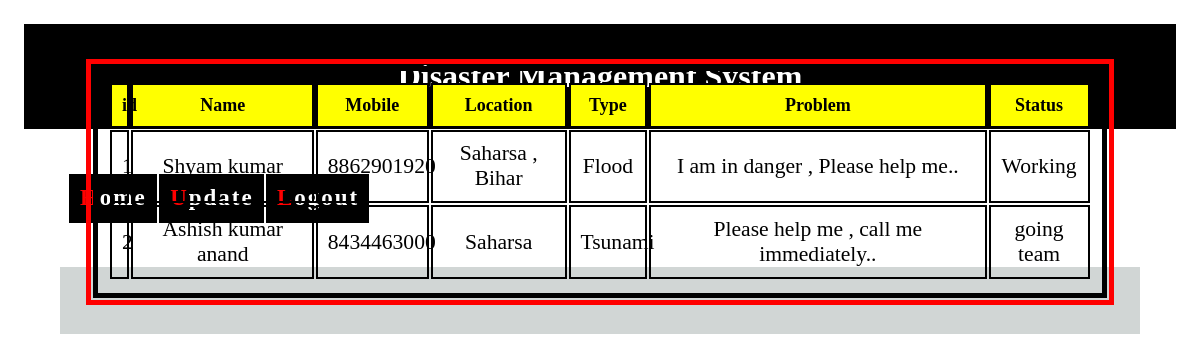
Page /adminhome.php on the committed database.
### tables this page shows
CREATE TABLE `help` (
  `name` varchar(100) DEFAULT NULL,
  `mobile` varchar(15) DEFAULT NULL,
  `location` varchar(300) DEFAULT NULL,
  `type` varchar(50) DEFAULT NULL,
  `problem` varchar(1000) DEFAULT NULL,
  `status` varchar(555) DEFAULT NULL,
  `id` int(11) NOT NULL
);

### adminhome.php (the view, shortened to what this page needs)
<!DOCTYPE html>
<html lang="en">
<head>
    <link rel="stylesheet" href="./css/homestyle.css">
</head>
<body>
    <div class="heading">
        <h1 class="head1">Disaster Management System</h1>
    </div>
    <div class="main">
    <nav class="navig">
        <ul>
            <a href="./index.php"><li>Home</li></a>
            <a href="./addstatus.php"><li>Update</li></a>
            <a href="./admin.php"><li>Logout</li></a>
        </ul>
    </nav>
       <div class="main1">
       <div class="container" id="basic">
    <table border="2" align="center" width="100%">
        <tr>
            <th>id</th>
            <th>Name</th>
            <th>Mobile</th>
            <th>Location</th>
            <th>Type</th>
            <th>Problem</th>
            <th>Status</th>
        </tr>
    </div>
</div>
<?php
$DBConnect = mysqli_connect("localhost","root","");
mysqli_select_db($DBConnect,"disastermanagement");
if(!$DBConnect)
	die("Not connected to the server".mysqli_connect_error());
else
$sql = "SELECT * FROM help";
$retval = mysqli_query($DBConnect ,$sql);
if(mysqli_num_rows($retval)>0){
    while($row=mysqli_fetch_assoc($retval)){
        echo '
        <tr>
        <td>'.$row["id"].'</td>
        <td>'.$row["name"].'</td>
        <td>'.$row["mobile"].'</td>
        <td>'.$row["location"].'</td>
        <td>'.$row["type"].'</td>
        <td>'.$row["problem"].'</td>
        <td>'.$row["status"].'</td>
        </tr><br>
        <tr><br>
        <br>
        <br> <?php
        ';
    }
}
else{
    echo "0 results.";
}
mysqli_close($DBConnect);
?>
</table>
</body>
</html>

### css/homestyle.css (style rules this page uses)
* { margin: 0%; padding: 1%; box-sizing: border-box; }
.navig { padding: 2%; }
.navig ul { display: flex; }
.navig ul li { list-style-type: none; }
a { background-color: black; text-decoration: none; color: white; border-right: 2px solid white; font-size: 23px; font-weight: 600; letter-spacing: 2px; }
a::first-letter { color: red; }
.heading { background-color: black; color: white; padding: 2%; }
.head1 { text-align: center; }
.main { box-sizing: border-box; }
.main1 { box-sizing: border-box; padding: 1%; display: flex; flex-direction: column; align-items: center; justify-content: center; align-content: center; }
.container { background-color: rgb(209, 214, 213); box-sizing: border-box; padding: 3%; font-size: 18px; display: flex; flex-direction: column; align-items: center; justify-content: center; align-content: center; }

### adminhome.php (style rules this page uses)
td { text-align: center; height: 30px; font-size: larger; border: 2px solid black; }
th { border: 2px solid black; background-color: yellow; font-weight: bolder; }
.container { width: 90vw; }
table { border: 5px solid black; outline: 5px solid red; outline-offset: 2px; margin-top: -40%; }

### rows in the picture
help: id "1", name "Shyam kumar", mobile "8862901920", location "Saharsa , Bihar", type "Flood", problem "I am in danger , Please help me..", status "Working"
help: id "2", name "Ashish kumar anand", mobile "8434463000", location "Saharsa", type "Tsunami", problem "Please help me , call me immediately..", status "going team"
